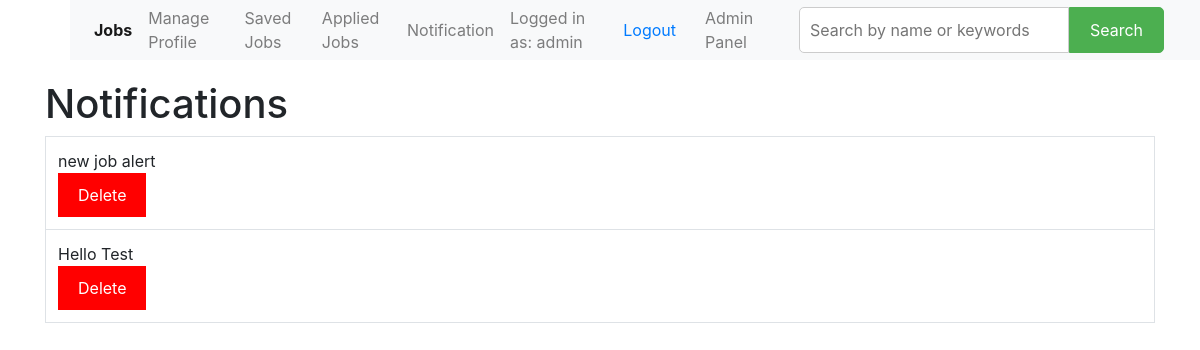
/notification/ (signed in), run on an earlier commit of the app's database.
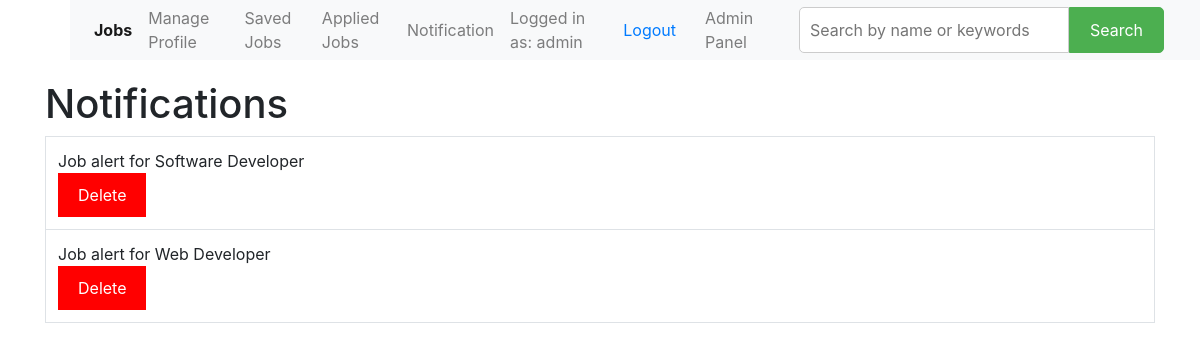
And on a later commit of the database.
### maincode/models.py (models this page shows, shortened)
class notification_data(models.Model):
    text_notification = models.CharField(max_length=100)

### maincode/views.py (the view)
# urls.py: path('notification/',views.notificationpage,name='notificationpage'),
def notificationpage(request):
    if request.user.is_authenticated:
        ndata = notification_data.objects.all().order_by('-id')
        return render(request, 'base/notifications.html', {'notifydata': ndata})
    else:
        return redirect('login')

### templates/base/notifications.html (shortened to what this page needs)
{% extends '../base/base.html' %}
{% block content %}
    <div class="container">
        <h1>Notifications</h1>
            {% if notifydata %}
                <table class="notification-table">
                    <tbody>
                        {% for notifications in notifydata %}
                            <tr>
                                 <td>{{ notifications.text_notification }}
                                        {% if user.is_superuser %}
                                        <form method="post" action="{% url 'delete_notification' notifications.id %}">
                                        <button type="submit" class="delete-btnssss"
                                        style="background-color: red; color: white; border: none; padding: 10px 20px;">Delete</button>
                                        </form>
                                        {% endif %}
                        {% endfor %}
            {% endif %}
                                </td>
                            </tr>
            </tbody>
        </table>
    </div>
{% endblock %}

What changed in the data, as far as the page shows it:
removed notification_data: text_notification "new job alert"
added notification_data: text_notification "Job alert for Software Developer"
changed notification_data: text_notification "Hello Test" → "Job alert for Web Developer"
